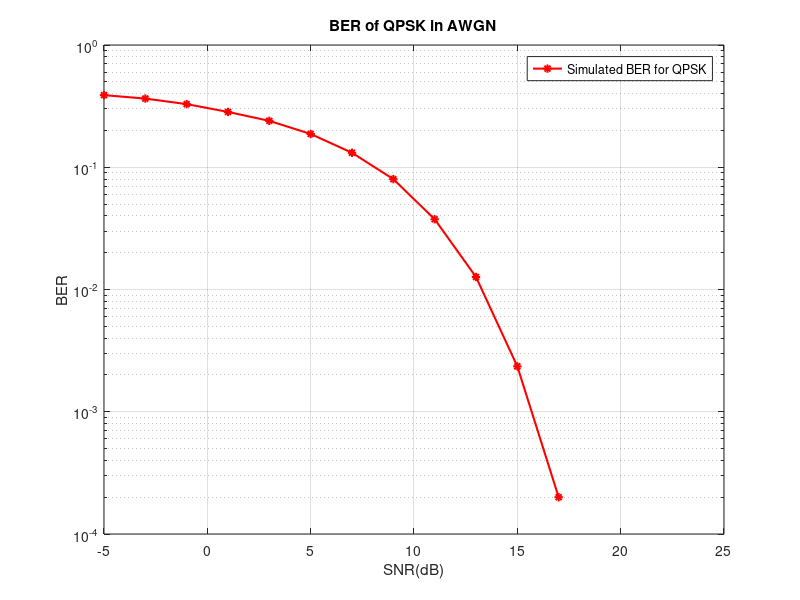

MATLAB code for this plot:
clear;
close all;
clc;

% QPSK BER Simulation
N = 1e5; % no of samples
inputBits = randi([0 1], 1, N); % random 1's and 0's
transSymbls = []; % empty array of transmitted symbols

for i = 1:2:length(inputBits)
    if inputBits(i) == 0 && inputBits(i+1) ==0
        transSymbl = cosd(225) + sqrt(-1)*sind(225);
    elseif inputBits(i) == 0 && inputBits(i+1) ==1
        transSymbl = cosd(135) + sqrt(-1)*sind(135);
    elseif inputBits(i) == 1 && inputBits(i+1) ==1
        transSymbl = cosd(45) + sqrt(-1)*sind(45);
    elseif inputBits(i) == 1 && inputBits(i+1) ==0
        transSymbl = cosd(-45) + sqrt(-1)*sind(-45);
    end
    transSymbls = [transSymbls transSymbl]; % array of transmitted symbols
end

simulatedBER = []; % empty array of Simulated BER
for SNR_dB = -5:2:25
    SNR = 10.^(SNR_dB/10); % dB to linear
    noise = (sqrt(2/SNR)).*(randn(1, length(transSymbls)) + sqrt(-1)*randn(1, length(transSymbls))); % complex noise
    receivedSymbls = transSymbls + noise;

    symblRealPart = (real(receivedSymbls)>0);
    symblImgPart = (imag(receivedSymbls)>0);

    detectedBits = [];
    for i = 1:length(receivedSymbls)
        % array of detected bits with errors
        detectedBits = [detectedBits symblRealPart(i) symblImgPart(i)];
    end

    noOfErrors = sum(inputBits ~= detectedBits);
    BER = noOfErrors/N;
    simulatedBER = [simulatedBER BER];
end

SNR_dB = -5:2:25;
SNR = 10.^(SNR_dB/10);
semilogy(SNR_dB, simulatedBER, 'r*-','LineWidth',1.5);
title('BER of QPSK in AWGN');
xlabel('SNR(dB)');
ylabel('BER');
legend('Simulated BER for QPSK')
grid on
